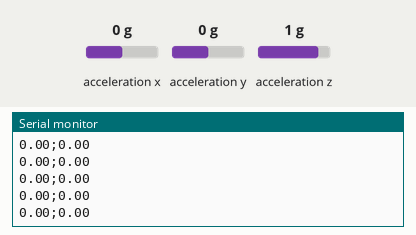
The sketch below on a simulated Arduino Pro Mini, built with avr-gcc and run on an emulated ATmega328P. Parts: the last lines printed to the serial monitor. Wiring (inferred from the names in the program): MPU-6050 motion sensor at I2C address 0x68. The test bench sets the inputs (shaded band); at power-on: acceleration x 0 g, acceleration y 0 g, acceleration z 1 g.

Above: at 1.2 s.
1.3 s: acceleration x set to -1.4 g
At 1.47 s:
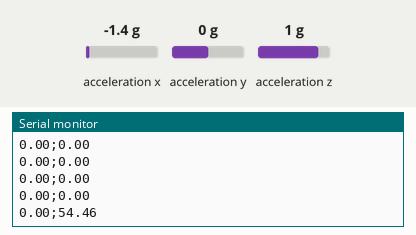
2.8 s: acceleration y set to -1.4 g
At 2.83 s:
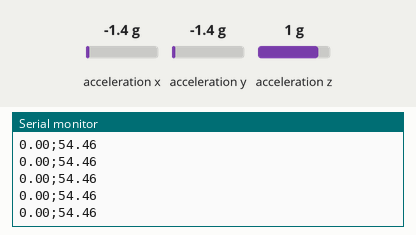
4.3 s: acceleration z set to -1.4 g
At 4.34 s:
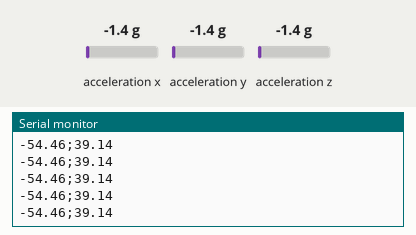
Timing chart, 0 to 7.3 s (numbered marks = the images above; inputs shaded):
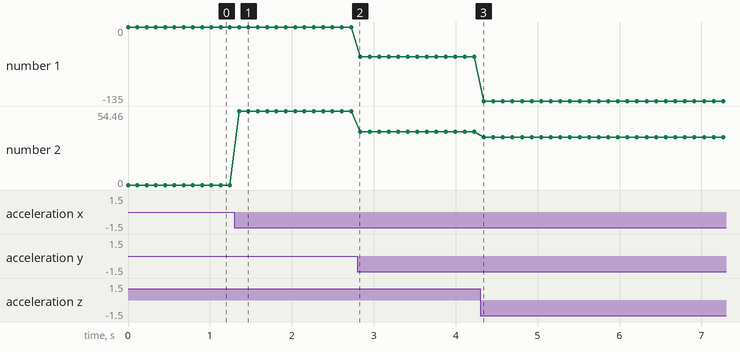

Measured:
- after the input at 1.3 s, the serial monitor: prints a new line after 0.06 s (image 1)
- plotted number 1: 0 → -54.46 after the input at 2.8 s, -54.46 → -135 after the input at 4.3 s
- plotted number 2: 0 → 54.46 after the input at 1.3 s, 54.46 → 39.14 after the input at 2.8 s, 39.14 → 35.26 after the input at 4.3 s

The sketch:

sketch_oct29a.ino
```cpp
// minimal MPU-6050 tilt and roll (sjr)
// works perfectly with GY-521, pitch and roll signs agree with arrows on sensor module 7/2019
// tested with eBay Pro Mini, **no external pullups on SDA and SCL** (works with internal pullups!)
//
#include<Wire.h>
const int MPU_addr1 = 0x68;
float xa, ya, za, roll, pitch;

void setup() {

  Wire.begin();                                      //begin the wire communication
  Wire.beginTransmission(MPU_addr1);                 //begin, send the slave adress (in this case 68)
  Wire.write(0x6B);                                  //make the reset (place a 0 into the 6B register)
  Wire.write(0);
  Wire.endTransmission(true);                        //end the transmission
  Serial.begin(9600);
}

void loop() {

  Wire.beginTransmission(MPU_addr1);
  Wire.write(0x3B);
  Wire.endTransmission(false);
  Wire.requestFrom(MPU_addr1, 6, true); //get six bytes accelerometer data

  xa = Wire.read() << 8 | Wire.read();
  ya = Wire.read() << 8 | Wire.read();
  za = Wire.read() << 8 | Wire.read();

  roll = atan2(ya , za) * 180.0 / PI;
  pitch = atan2(-xa , sqrt(ya * ya + za * za)) * 180.0 / PI;
//
//  Serial.print("roll = ");
//  Serial.print(roll,1);
//  Serial.print(", pitch = ");
//  Serial.println(pitch,1);
  Serial.print(roll); Serial.print(";"); Serial.print(pitch); Serial.println("");
  Serial.flush();
  delay(100);
}
```
